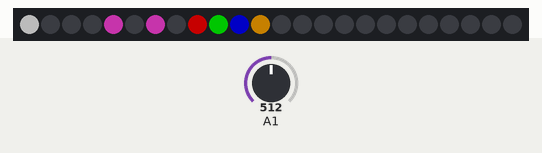
Simulated run of this sketch. Board: Arduino Uno, built with avr-gcc and run on an emulated ATmega328P. On the bench: 24 RGB LEDs in strip order, left to right. Inputs (shaded band) come from the test bench; at power-on: A1 = 512. Dim RGB values are drawn brighter than linear.

Above: at 4.2 s.
4.3 s: A1 set to 306
At 5.4 s:
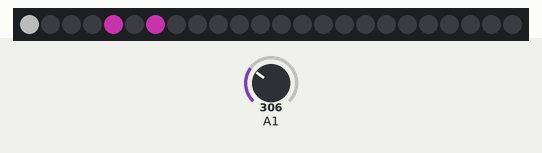
5.8 s: A1 set to 122
At 6.6 s:
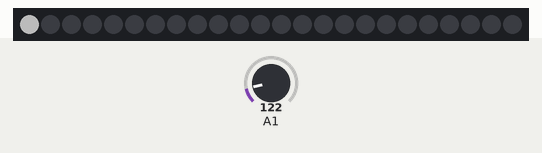
7.3 s: A1 set to 0
8.8 s: A1 set to 900
At 10.0 s:
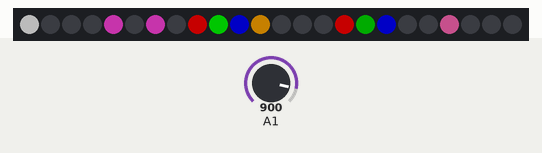
10.3 s: A1 set to 511
At 11.2 s:
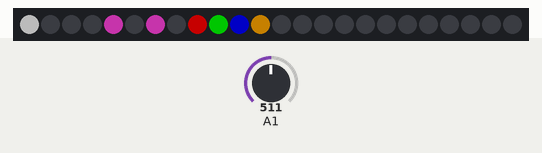
Timing chart, 0 to 12.8 s (numbered marks = the images above; inputs shaded):
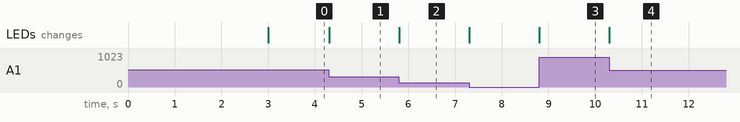

The sketch:

singles.ino
```cpp
#include <FastLED.h>

#define DATA_PIN    3
//#define CLK_PIN   4

#define LED_TYPE    WS2812
#define COLOR_ORDER GRB
#define NUM_LEDS    24 //64
CRGB leds[NUM_LEDS];

#define BRIGHTNESS          96
#define FRAMES_PER_SECOND  120

#define ARRAY_SIZE(A) (sizeof(A) / sizeof((A)[0]))
const int customArray[] = {12,24,36,48};
const int customArraySize = ARRAY_SIZE(customArray);


void setup() {
  delay(3000); // 3 second delay for recovery

  // tell FastLED about the LED strip configuration
  FastLED.addLeds<LED_TYPE,DATA_PIN,COLOR_ORDER>(leds, NUM_LEDS).setCorrection(TypicalLEDStrip);

  // set master brightness control
  FastLED.setBrightness(BRIGHTNESS);
}


void loop()
{

    //Set the RGB values separately, 255 is max, 0 is off
    leds[0].r = 200;
    leds[0].g = 200;
    leds[0].b = 200;

    //Some different values
    leds[4].r = 255;
    leds[4].g = 68;
    leds[4].b = 221;

    //Can set with Hexidecimal values FF=255 44=68 DD=55
    leds[6] = 0xFF44DD;


    //Can set values in one line, note
    leds[8].setRGB(255, 0, 0);
    leds[9].setRGB(0, 255, 0);
    leds[10].setRGB(0, 0, 255);
    leds[11].setRGB(255, 165, 0);


    //set RGB from a standard named web/HTML color code
    leds[15] = CRGB::Red;
    leds[16] = CRGB::Green;
    leds[17] = CRGB::Blue;
    leds[20] = CRGB::HotPink;

    leds[23] = leds[16];


    //Skip to FastLED.show();


    //Ignore this for now
    int val = analogRead(A1);
        int numLedsToLight = map(val, 0, 1023, 0, NUM_LEDS+1);

        // First, clear the existing led values
        //FastLED.clear();
        for(int led = numLedsToLight; led < NUM_LEDS; led++) {
            leds[led] = CRGB::Black;
        }

        Serial.println(numLedsToLight);


    //Show what we've assigned, and the loop ends.
    FastLED.show();

}
```

Measured:
- after the input at 4.3 s, the LEDs: change at once (image 1)
- after the input at 5.8 s, the LEDs: change at once (image 2)
- after the input at 8.8 s, the LEDs: change at once (image 3)
- after the input at 10.3 s, the LEDs: change at once (image 4)
